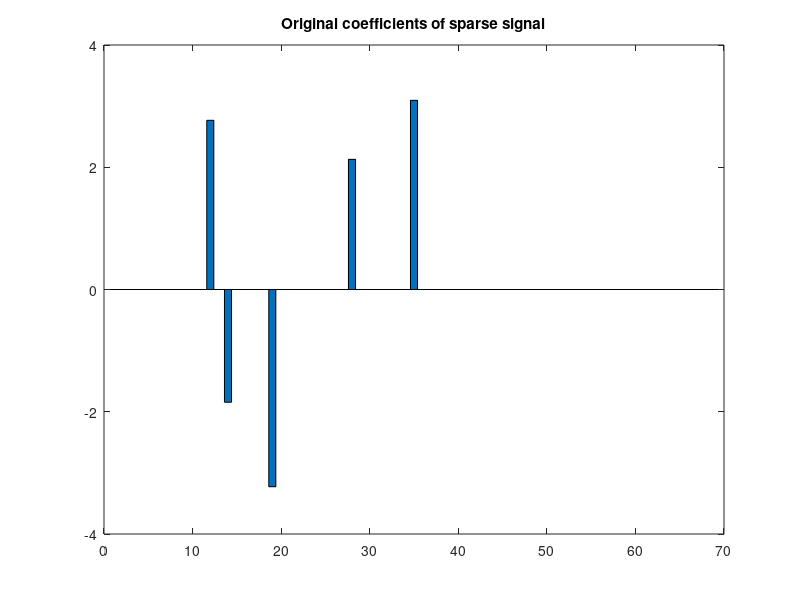
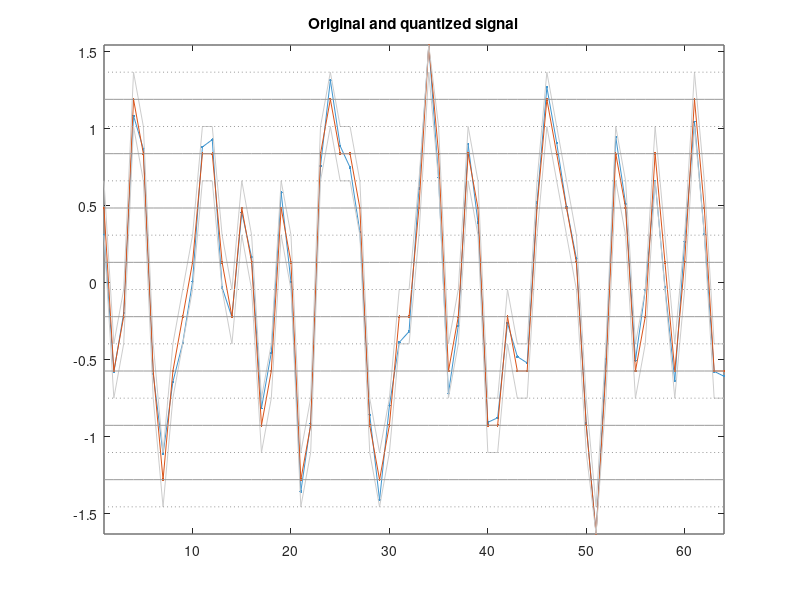

These figures' MATLAB source, in order: (Note: this script raises an error after producing the figures.)
%DEMO_DEQUANTIZATION Dequantization demo
%   This demo shows how a quantized signal, sparse in the DCT domain, can be dequantized
%   solving a convex problem using Douglas-Rachford algorithm
%
%   Suppose signal y has been quantized. In this demo we use quantization levels 
%   that are uniformly spread between the min. and max. value of the
%   signal. The resulting signal is y_Q.
%
%   The problem can be expressed as 
%
%   ..   argmin_x  || x ||_1     s.t.   ||Dx - y_Q||_infty <= alpha/2 
%
%   .. math:: arg \min_x  \| x \|_{1} \text{ s.t. } \|Dx - y_Q\|_\infty \leq \frac{\alpha}{2} 
%
%   where D is the synthesis dictionary (DCT in our case) and $\alpha$ is the
%   distance between quantization levels. The constraint basically
%   represents the fact that the reconstructed signal samples must stay
%   within the corresponding quantization stripes.
%
%   After sparse coordinates are found, the dequantized signal
%   is obtained simply by synthesis with the dictionary.   
%
%   The program is solved using Douglas-Rachford algorithm. We set 
%
%   * $f_1(x)=||x||_{1}$. Its respective prox is the soft thresholding operator.
%
%   * $f_2(x)=i_C$ is the indicator function of the set C, defined as
%
%     .. C = { x | ||Dx - y_Q||_infty <= alpha/2 } 
%
%     .. math:: C = \{ x | \|Dx - y_Q\|_\infty <= \frac{\alpha}{2} \}
%
%   Its prox is the orthogonal projection onto that set, which is realized
%   by entry-wise 1D projections onto the quantization stripes. This is
%   realized for all the entries at once by function proj_box.
%
%   As an alternative, setting algorithm = 'LP' switches to computing the
%   result via linear programming (requires Matlab optimization toolbox).
%
%   Results
%   -------
%
%   .. figure::
%
%      Original, quantized and dequantized signals
%
%       
%
%   .. figure::
%
%      Quantization error and error of reconstruction (i.e. original - reconstr.)
%
%      
%
%   .. figure::
%
%      Coefficients of original and reconstructed signals
%
%      
%
%   References: combettes2007douglas

% Authors: Pavel Rajmic, Pavel Záviška
% Date: August 2015



clc
clear
close all

%% Parameters

N = 64; %length of the signal
k = 5; %sparsity of the signal in the dictionary
d = 10; %number of quantization levels

% 'DR' ... Douglas-Rachford algorithm
% 'LP' ... linear programming (requires Matlab optimization toolbox)
algorithm =  'DR' %'LP' %
                    


%% Dictionary and the original sparse signal
% A = dctmtx(N)';  % dictionary in which the signal will be sparse = inverse DCT
A = @(x) idct(x);  % dictionary in which the signal will be sparse = inverse DCT
At = @(x) dct(x); %its inverse (= transpose)

if k>N
    error('Sparsity cannot be greater then signal length/number of atoms');
end

% generate random support
support = randperm(N);
support = support(1:k);

% Determine the coefficient values
x_support =  1 + 3*rand([k 1]);
x_support =  x_support .* (((rand([k 1])>.5)*2)-1); %randomizing signs
x = zeros(N,1);
x(support) = x_support; %complete vector including zero coefs

% synthesize signal
% y = A(:, support)*x_support;
y = A(x);

%or just load a fixed dataset
% clear
% load('dequantization_dataset_01')

% show coefficients
fig_coef = figure;
h_coefs_orig = bar(x);
hold on;
title('Original coefficients of sparse signal');



%% Quantize signal
%Determine the max and min value of the signal. The quantization
%levels are spread uniformly between them
min_y = min(min(y));
max_y = max(max(y));
range = max_y - min_y;

quant_step   = range / (d-1); %quantization step
dec_bounds = (min_y+quant_step/2) : quant_step : (max_y-quant_step/2);  %decision boundaries lie in the middle
quant_levels = min_y : quant_step : max_y; %quantization levels

%use Matlab function to quantize signal
[index, y_quant] = quantiz(y, dec_bounds, quant_levels);
y_quant = y_quant';

%constraints for the signal samples;
%quantized signal lies on the quant. levels and the true signal cannot be outside the boundaries
lower_dec_bounds = y_quant - (quant_step/2);
upper_dec_bounds = y_quant + (quant_step/2);

%the highest and lowest boundary coincide precisely with the quantization levels!:
min_quant_level = quant_levels(1);
max_quant_level = quant_levels(end);
upper_dec_bounds(upper_dec_bounds > max_quant_level) = max_quant_level;
lower_dec_bounds(lower_dec_bounds < min_quant_level) = min_quant_level;


%% Show original vs. quantized signal
%define colors
grey = 0.6* ones(1,3);
lightgrey = 0.8* ones(1,3);
black = [0,0,0];
blue = [0.251,0.584,0.808];
orange = [0.851,0.325,0.098];
green = [0 1 0];

%plot of the signals
fig_time = figure;
h_orig = plot(y, '.-', 'Color', blue);
hold on;
h_quant = plot(y_quant, '.-', 'Color', orange);
title('Original and quantized signal');

%plot signal constraints
h_signal_constr = plot(upper_dec_bounds, 'Color', lightgrey);
plot(lower_dec_bounds, 'Color', lightgrey);

for j=1:d %quantization levels
    yPos = quant_levels(j);
    h_q_lev = plot(ones(1,N) * yPos, 'Color', grey);
end

for j=1:(d-1) %decision boundaries
    yPos = dec_bounds(j);
    h_dec_b = plot(ones(1,N) * yPos, ':', 'Color', grey); 
end

axis tight

%legend
uistack(h_orig,'top');
uistack(h_quant,'top');
h_legend_time = legend([h_orig, h_quant, h_q_lev, h_dec_b, h_signal_constr ], 'original', 'quantized', 'quantiz. levels', 'decision bounds', 'signal constraints');

%quanization noise
fig_quant_noise = figure;
quant_noise = y - y_quant;
h_quant_noise = plot(quant_noise, 'Color', blue);
hold on;
title('Quantization noise');


%% Sparse dequantization
switch algorithm
    case 'LP'  %dequantization using linear programming (doubles the number of variables)
        f = (ones([1 2*N]));
        
        b = [-lower_dec_bounds; upper_dec_bounds];
        Amatrix = A(eye(N)); %generate explicit dictionary matrix
        % A_ = [A -A; -A A];
        A_ = [Amatrix -Amatrix; -Amatrix Amatrix];
        lb = zeros(2*N,1);  %all variables must be nonnegative
        
        w = linprog(f,A_,b,[],[],lb);  %l1-minimization via lin. program
        
        uv = reshape(w,N,2);      %split w into two
        u = uv(:, 1);
        v = uv(:, 2);
        x_reconstructed = v - u;    %sparse vector is determined by subtracting the two non-negative
        y_dequant = A(x_reconstructed);    %reconstruct signal
        
        sol = x_reconstructed;
        
    case 'DR'  % Douglas-Rachford
        
        param.lower_lim = lower_dec_bounds;
        param.upper_lim = upper_dec_bounds;
        
        indi_thr = 10e-5; % threshold for identifying the point to lie in the set
        
        f1.eval = @(x) norm(x,1);
        f1.prox = @(x,T) sign(x).*max(abs(x)-T, 0);
        
        f2.eval = @(x) 1 / (1 - ( any((A(x(:))-param.upper_lim)>indi_thr)) || any((A(x(:))-param.lower_lim) < -indi_thr) ) - 1; %zero if x is inside boundaries, Inf otherwise
        f2.prox = @(x,T) At(proj_box(A(x),[],param)); %box projection in the signal space (thanks to DCT being orthogonal)
        
        %%%%%%%% UNLOCBOX version %%%%%%%%%%%%%
        % setting different parameter for the simulation
        paramsolver.verbose = 5;  % display parameter
        paramsolver.maxit = 300;        % maximum iteration
        paramsolver.tol = 10e-7;        % tolerance to stop iterating
        paramsolver.lambda = 1;   % step for DR algorithm (default 1)
        paramsolver.gamma = 1e-2;        % here threshold for soft thresholding
        
        [sol, info] = douglas_rachford(At(y_quant), f1, f2, paramsolver);
        info
        
        sol = f2.prox(sol,[]); %final projection into the constraints
        y_dequant = A(sol);
        
%         pause
%         
%         %%%%%%%% manual version %%%%%%%%%%%%%      
%         %starting point
%         DR_y = A(y_quant);
%         DR_x_old = DR_y;
%         
%         relat_change_coefs = 1;
%         relat_change_obj = 1;
%         cnt = 1; %iteration counter
%         obj_eval = [];
%         
% %         while relat_change_coefs > 0.00001
%         while relat_change_obj > paramsolver.tol
%             % DR: gamma = 1
%             DR_x = f2.prox(DR_y,[]);
%             obj_eval = [obj_eval, f1.eval(DR_x) + f2.eval(DR_x)]; %record values of objective function
%             DR_y = DR_y + paramsolver.lambda*(f1.prox(2*DR_x-DR_y, paramsolver.gamma)-DR_x);
%             if cnt > 1
%                 relat_change_coefs = norm(DR_x-DR_x_old) / norm(DR_x_old);
%                 relat_change_obj = norm(obj_eval(end) - obj_eval(end-1)) / norm(obj_eval(end-1));
%                 if paramsolver.verbose > 1
%                     fprintf('  relative change in coefficients: %e \n', relat_change_coefs);
%                     fprintf('  relative change in objective fun: %e \n', relat_change_obj);
%                     fprintf('\n');
%                 end
%             end
%             DR_x_old = DR_x;
%             cnt = cnt + 1;
%             
%         end
%         
%         DR_x = f2.prox(DR_y); %final projection into the constraints
%         y_dequant = A(DR_x); %dequantized signal
%         
%         disp(['Finished after ' num2str(cnt) ' iterations.'])
%         
%         
%         %compare UNLOCBOX with manual
%         figure
%         plot([y_dequant A(sol)])
%         norm(y_dequant - A(sol))
%         title('UNLOCBOX vs. manual solution')
%         
%         %behaviour of objective through iterations
%         figure
%         plot(obj_eval)
%         title('Objective function value (after projection into constraints in each iteration)')
    
end




%% Show results

figure(fig_time)
h_dequant = plot(y_dequant, '.-', 'Color', green);
uistack(h_dequant,'top');
delete(h_legend_time)
h_legend_time = legend([h_orig, h_quant, h_dequant, h_q_lev, h_dec_b, h_signal_constr ], 'original', 'quantized', 'dequantized', 'quantiz. levels', 'decision bounds', 'signal constraints');
title('Original, quantized and dequantized signals')

%quantization and reconstruction errors
figure(fig_quant_noise)
h_dequant_error = plot(y-y_dequant, 'Color', green);
title('Quantization error and error of reconstruction (i.e. original - reconstr.)');
axis tight
legend([h_quant_noise h_dequant_error], 'Quantizat. error', 'Error of reconstr.')

%coefficients of reconstructed signal
figure(fig_coef)
hold on
h_coefs_dequant = bar(sol,'FaceColor',green);
title('Coefficients of original and reconstructed signals');
legend([h_coefs_orig h_coefs_dequant], 'Coefs of orig. signal', 'Coefs of dequant. signal')
axis tight


figure(fig_time)
axis tight